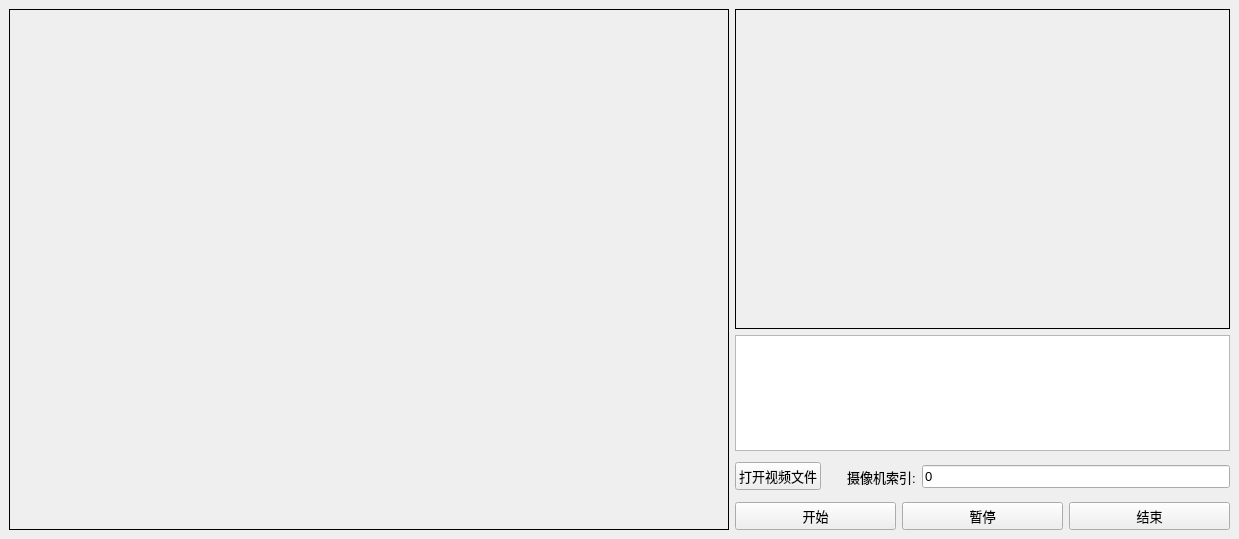
<?xml version="1.0" encoding="UTF-8"?>
<ui version="4.0">
 <class>MainWindow</class>
 <widget class="QMainWindow" name="MainWindow">
  <property name="geometry">
   <rect>
    <x>0</x>
    <y>0</y>
    <width>1239</width>
    <height>539</height>
   </rect>
  </property>
  <property name="windowTitle">
   <string>SSD300视频流检测</string>
  </property>
  <widget class="QWidget" name="centralWidget">
   <layout class="QVBoxLayout" name="verticalLayout_2">
    <item>
     <layout class="QHBoxLayout" name="horizontalLayout_3">
      <item>
       <widget class="QLabel" name="label_imgshow">
        <property name="enabled">
         <bool>true</bool>
        </property>
        <property name="sizePolicy">
         <sizepolicy hsizetype="Preferred" vsizetype="Preferred">
          <horstretch>0</horstretch>
          <verstretch>0</verstretch>
         </sizepolicy>
        </property>
        <property name="minimumSize">
         <size>
          <width>720</width>
          <height>480</height>
         </size>
        </property>
        <property name="font">
         <font>
          <family>Agency FB</family>
          <pointsize>11</pointsize>
         </font>
        </property>
        <property name="frameShape">
         <enum>QFrame::Box</enum>
        </property>
        <property name="text">
         <string/>
        </property>
       </widget>
      </item>
      <item>
       <layout class="QVBoxLayout" name="verticalLayout" stretch="5,3,1,1">
        <item>
         <widget class="QLabel" name="label_imgshow_res">
          <property name="sizePolicy">
           <sizepolicy hsizetype="Preferred" vsizetype="Preferred">
            <horstretch>4</horstretch>
            <verstretch>3</verstretch>
           </sizepolicy>
          </property>
          <property name="minimumSize">
           <size>
            <width>480</width>
            <height>320</height>
           </size>
          </property>
          <property name="font">
           <font>
            <family>Agency FB</family>
            <pointsize>11</pointsize>
           </font>
          </property>
          <property name="frameShape">
           <enum>QFrame::Box</enum>
          </property>
          <property name="text">
           <string/>
          </property>
         </widget>
        </item>
        <item>
         <widget class="QTextEdit" name="textEdit">
          <property name="sizePolicy">
           <sizepolicy hsizetype="Expanding" vsizetype="MinimumExpanding">
            <horstretch>0</horstretch>
            <verstretch>0</verstretch>
           </sizepolicy>
          </property>
          <property name="minimumSize">
           <size>
            <width>480</width>
            <height>90</height>
           </size>
          </property>
         </widget>
        </item>
        <item>
         <layout class="QHBoxLayout" name="horizontalLayout_2">
          <item>
           <widget class="QPushButton" name="pushButton_open">
            <property name="font">
             <font>
              <family>Arial</family>
              <pointsize>10</pointsize>
             </font>
            </property>
            <property name="text">
             <string>打开视频文件</string>
            </property>
           </widget>
          </item>
          <item>
           <spacer name="verticalSpacer">
            <property name="orientation">
             <enum>Qt::Vertical</enum>
            </property>
            <property name="sizeHint" stdset="0">
             <size>
              <width>20</width>
              <height>40</height>
             </size>
            </property>
           </spacer>
          </item>
          <item>
           <widget class="QLabel" name="label">
            <property name="font">
             <font>
              <family>Arial</family>
              <pointsize>10</pointsize>
             </font>
            </property>
            <property name="text">
             <string>摄像机索引:</string>
            </property>
           </widget>
          </item>
          <item>
           <widget class="QLineEdit" name="lineEdit_cameraIndex">
            <property name="font">
             <font>
              <family>Arial</family>
              <pointsize>10</pointsize>
             </font>
            </property>
            <property name="text">
             <string>0</string>
            </property>
           </widget>
          </item>
         </layout>
        </item>
        <item>
         <layout class="QHBoxLayout" name="horizontalLayout">
          <item>
           <widget class="QPushButton" name="pushButton_start">
            <property name="font">
             <font>
              <family>Arial</family>
              <pointsize>10</pointsize>
             </font>
            </property>
            <property name="text">
             <string>开始</string>
            </property>
           </widget>
          </item>
          <item>
           <widget class="QPushButton" name="pushButton_pause">
            <property name="font">
             <font>
              <family>Arial</family>
              <pointsize>10</pointsize>
             </font>
            </property>
            <property name="text">
             <string>暂停</string>
            </property>
           </widget>
          </item>
          <item>
           <widget class="QPushButton" name="pushButton_end">
            <property name="font">
             <font>
              <family>Arial</family>
              <pointsize>10</pointsize>
             </font>
            </property>
            <property name="text">
             <string>结束</string>
            </property>
           </widget>
          </item>
         </layout>
        </item>
       </layout>
      </item>
     </layout>
    </item>
   </layout>
  </widget>
 </widget>
 <resources/>
 <connections/>
</ui>
